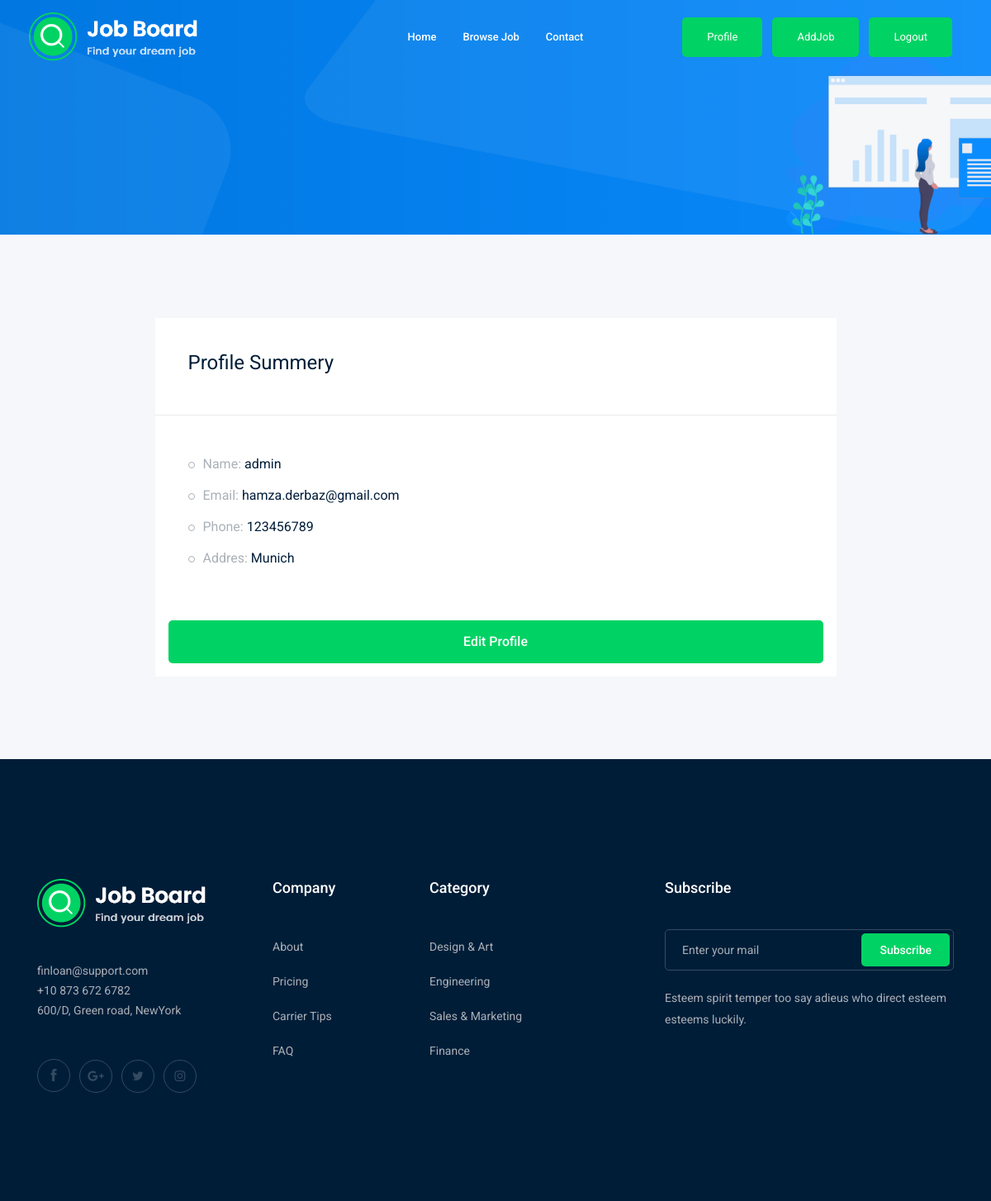
Before: /profile/ (signed in) with the older database file.
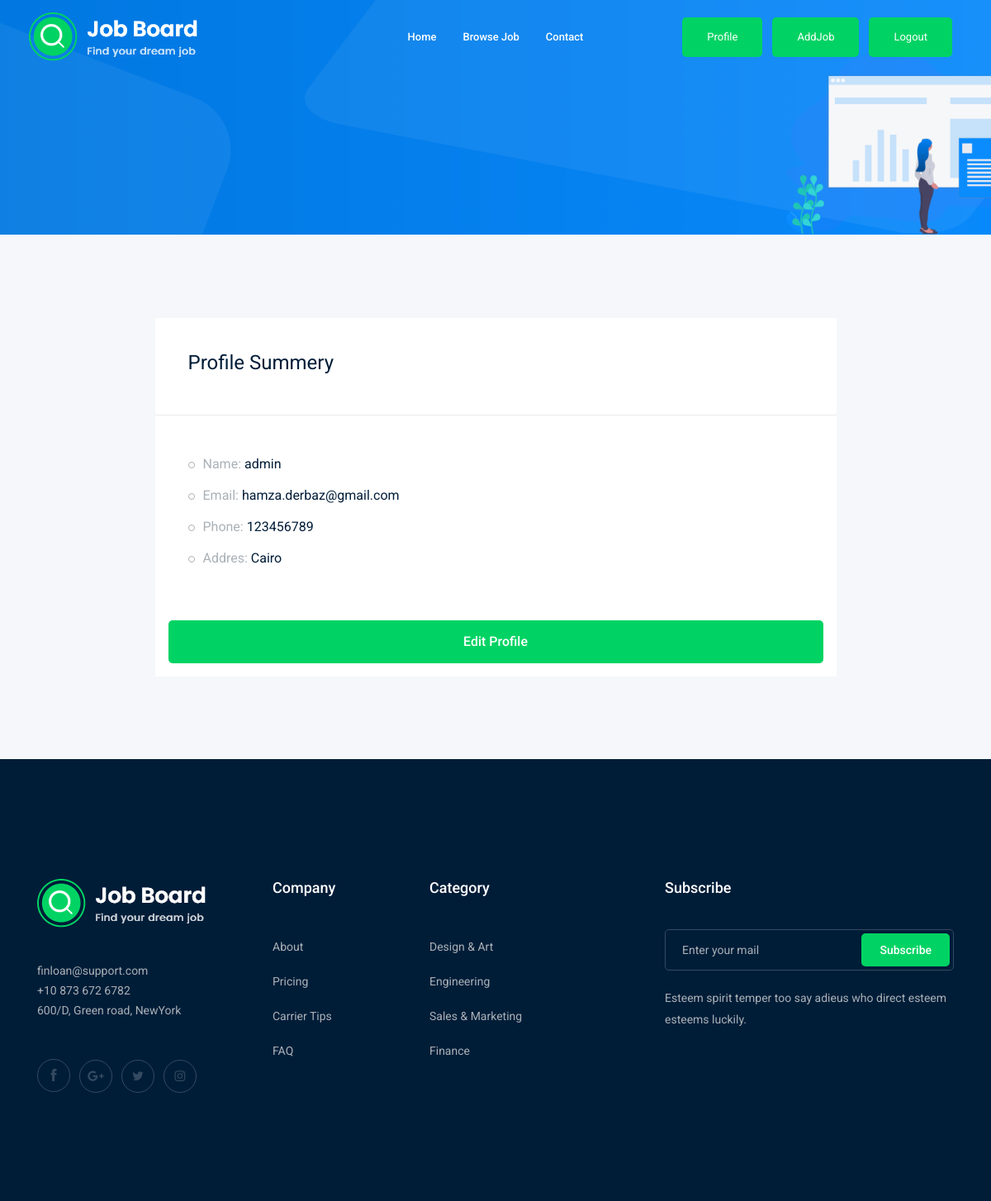
After: the same page with the newer database file.
### accounts/models.py (models this page shows)
class Profile(models.Model):
    user = models.OneToOneField(User, on_delete=models.CASCADE)  # One-to-one relationship with the User model
    city = models.ForeignKey('City', related_name='user_city', on_delete=models.CASCADE, blank=True, null=True)  # City associated with the profile
    phone_number = models.CharField(max_length=15)  # Phone number field
    image = models.ImageField(upload_to='profile/')  # Image field for profile pictures
    def __str__(self):
        return str(self.user)  # String representation of the profile (user's username)

class City(models.Model):
    name = models.CharField(max_length=30)  # Name of the city
    def __str__(self):
        return self.name  # String representation of the city (its name)

### accounts/views.py (the view)
# urls.py: path('profile/', views.profile, name='profile'),
def profile(request):
    profile = Profile.objects.get(user=request.user)
    return render(request, 'accounts/profile.html', {'profile': profile})

### accounts/templates/accounts/profile.html (shortened to what this page needs)
{% extends 'base.html' %}
{%block body%}
<div class="bradcam_area bradcam_bg_1">
    <div class="container">
        <div class="row">
            <div class="col-xl-12">
            </div>
        </div>
    </div>
</div>
<div class="job_details_area">
    <div class="container">
        <div class="row">
            <div class="col-lg-9 mx-auto">
                <div class="job_sumary">
                    <div class="summery_header">
                        <h3>Profile Summery</h3>
                    </div>
                    <div class="job_content">
                        <ul>
                            <li>Name: <span>{{profile}}</span></li>
                            <li>Email: <span>{{profile.user.email}}</span></li>
                            <li>Phone: <span>{{profile.phone_number}}</span></li>
                            <li>Addres: <span>{{profile.city}}</span></li>
                        </ul>
                    </div>
                    <div class="p-3">
                        <a class="boxed-btn3 w-100" href="{% url 'profile_edit' %}">Edit Profile</a>
                    </div>
                </div>
            </div>
        </div>
    </div>
</div>
{%endblock body%}

### templates/base.html (shortened to what this page needs)
{% load static %}
{% load bootstrap4 %}
<!DOCTYPE html>
<html class="no-js" lang="zxx">
    <head>
        <link rel="stylesheet" href="{% static 'css/bootstrap.min.css'%}" />
        <link rel="stylesheet" href="{% static 'css/owl.carousel.min.css'%}" />
        <link rel="stylesheet" href="{% static 'css/magnific-popup.css'%}" />
        <link rel="stylesheet" href="{% static 'css/font-awesome.min.css'%}" />
        <link rel="stylesheet" href="{% static 'css/themify-icons.css'%}" />
        <link rel="stylesheet" href="{% static 'css/nice-select.css'%}" />
        <link rel="stylesheet" href="{% static 'css/flaticon.css'%}" />
        <link rel="stylesheet" href="{% static 'css/jquery-ui.css'%}" />
        <link rel="stylesheet" href="{% static 'css/gijgo.css'%}" />
        <link rel="stylesheet" href="{% static 'css/animate.min.css'%}" />
        <link rel="stylesheet" href="{% static 'css/slicknav.css'%}" />
        <link rel="stylesheet" href="{% static 'css/style.css'%}" />
    </head>
    <body>
        <header>
            <div class="header-area">
                <div id="sticky-header" class="main-header-area">
                    <div class="container-fluid">
                        <div class="header_bottom_border">
                            <div class="row align-items-center">
                                <div class="col-xl-3 col-lg-2">
                                    <div class="logo">
                                        <a href="{% url 'home:base' %}">
                                            <img src="{% static 'img/logo.png' %}" alt="" />
                                        </a>
                                    </div>
                                </div>
                                <div class="col-xl-6 col-lg-7">
                                    <div class="main-menu d-none d-lg-block">
                                        <nav>
                                            <ul id="navigation">
                                                <li><a href="{% url 'home:base' %}">home</a></li>
                                                <li>
                                                    <a href="{% url 'jobs:job_list' %}">Browse Job</a>
                                                </li>
                                                <li>
                                                    <a href="{% url 'contact:contact' %}">Contact</a>
                                                </li>
                                            </ul>
                                        </nav>
                                    </div>
                                </div>
                                <div class="col-xl-3 col-lg-3 d-none d-lg-block">
                                    <div class="Appointment">
                                        {% if request.user.is_authenticated %}
                                        <div class="phone_num d-none d-xl-block">
                                            <a class="boxed-btn3" href="{% url 'profile' %}">Profile</a>
                                        </div>
                                        <div class="phone_num d-none d-xl-block">
                                            <a class="boxed-btn3" href="{% url 'add_job' %}">AddJob</a>
                                        </div>
                                        <div class="phone_num d-none d-xl-block">
                                            <a class="boxed-btn3" href="{% url 'logout' %}">Logout</a>
                                        </div>
                                        {% endif %}
                                    </div>
                                </div>
                                <div class="col-12">
                                </div>
                            </div>
                        </div>
                    </div>
                </div>
            </div>
        </header>
        {%block body%}{%endblock body%}
        <footer class="footer">
            <div class="footer_top">
                <div class="container">
                    <div class="row">
                        <div class="col-xl-3 col-md-6 col-lg-3">
                            <div class="footer_widget wow fadeInUp" data-wow-duration="1s" data-wow-delay=".3s">
                                <div class="footer_logo">
                                    <a href="{% url 'home:base' %}"><img src="{% static 'img/logo.png' %}" alt="" /></a>
                                </div>
                                <p>finloan@support.com <br /> +10 873 672 6782 <br />600/D, Green road, NewYork</p>
                                <div class="socail_links">
                                    <ul>
                                        <li>
                                            <a href="https://facebook.com">
                                                <i class="ti-facebook"></i>
                                            </a>
                                        </li>
                                        <li>
                                            <a href="https://google.com">
                                                <i class="fa fa-google-plus"></i>
                                            </a>
                                        </li>
                                        <li>
                                            <a href="https://twitter.com">
                                                <i class="fa fa-twitter"></i>
                                            </a>
                                        </li>
                                        <li>
                                            <a href="https://instagram.com">
                                                <i class="fa fa-instagram"></i>
                                            </a>
                                        </li>
                                    </ul>
                                </div>
                            </div>
                        </div>
                        <div class="col-xl-2 col-md-6 col-lg-2">
                            <div class="footer_widget wow fadeInUp" data-wow-duration="1.1s" data-wow-delay=".4s">
                                <h3 class="footer_title">Company</h3>
                                <ul>
                                    <li><a href="#">About </a></li>
                                    <li><a href="#"> Pricing</a></li>
                                    <li><a href="#">Carrier Tips</a></li>
                                    <li><a href="#">FAQ</a></li>
                                </ul>
                            </div>
                        </div>
                        <div class="col-xl-3 col-md-6 col-lg-3">
                            <div class="footer_widget wow fadeInUp" data-wow-duration="1.2s" data-wow-delay=".5s">
                                <h3 class="footer_title">Category</h3>
                                <ul>
                                    <li><a href="#">Design & Art</a></li>
                                    <li><a href="#">Engineering</a></li>
                                    <li><a href="#">Sales & Marketing</a></li>
                                    <li><a href="#">Finance</a></li>
                                </ul>
                            </div>
                        </div>
                        <div class="col-xl-4 col-md-6 col-lg-4">
                            <div class="footer_widget wow fadeInUp" data-wow-duration="1.3s" data-wow-delay=".6s">
                                <h3 class="footer_title">Subscribe</h3>
                                <form action="#" class="newsletter_form">
                                    <input type="text" placeholder="Enter your mail" />
                                    <button type="submit">Subscribe</button>
                                </form>
                                <p class="newsletter_text">
                                    Esteem spirit temper too say adieus who direct esteem esteems
                                    luckily.
                                </p>
                            </div>
                        </div>
                    </div>
                </div>
            </div>
        </footer>
    </body>
</html>

Changed rows visible on the page:
changed Profile "admin": city "Munich" → "Cairo"
